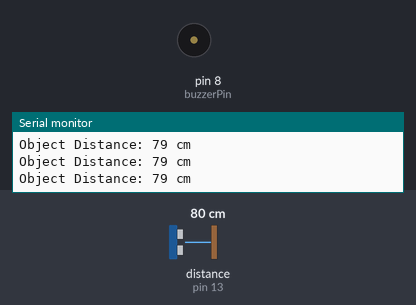
Simulated run of this sketch. Board: Arduino Uno, built with avr-gcc and run on an emulated ATmega328P. Shown: buzzer (waves = sounding, pin HIGH), the last lines printed to the serial monitor. Wiring (inferred from the names in the program): ultrasonic range finder: trigger pin 12; echo pin 13. The inputs (shaded band) are chosen by the test bench; at power-on: distance to the obstacle (sensor on pin 13) 80 cm. The echo pulse lasts 58.3 µs per cm; pins used as bus, display or sensor lines are not drawn.

Above: at 1.3 s.
1.4 s: distance to the obstacle (sensor on pin 13) set to 45 cm
4.4 s: distance to the obstacle (sensor on pin 13) set to 38 cm
At 4.79 s:
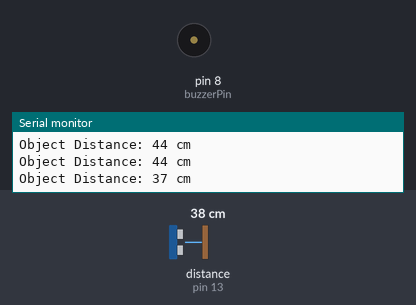
7.4 s: distance to the obstacle (sensor on pin 13) set to 120 cm
At 8.6 s:
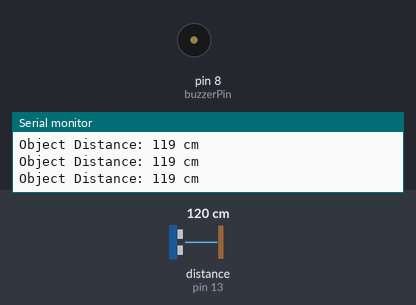
Timing chart, 0 to 10.4 s (numbered marks = the images above; inputs shaded):
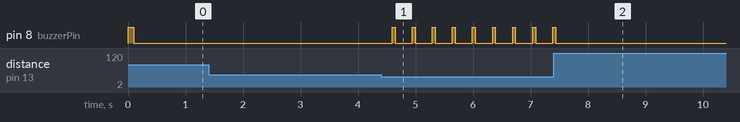

The sketch:

proximity_alarm.ino
```cpp
/**
 * Project: Ultrasonic Proximity Alarm
 * Author: Hasan Ayberk Devki
 * Description: Measures distance using HC-SR04 and triggers a buzzer
 * with variable frequency based on distance.
 */

// Pin Definitions
const int trigPin = 12;    // White cable
const int echoPin = 13;    // Yellow cable
const int buzzerPin = 8;   // Orange cable (+)

void setup() {
  // Initialize Serial communication for debugging
  Serial.begin(9600);

  // Set pin modes
  pinMode(trigPin, OUTPUT);
  pinMode(echoPin, INPUT);
  pinMode(buzzerPin, OUTPUT);

  // Startup sound indicator
  digitalWrite(buzzerPin, HIGH);
  delay(100);
  digitalWrite(buzzerPin, LOW);

  Serial.println("System Initialized...");
}

void loop() {
  long duration, distance;

  // Clear the trigPin
  digitalWrite(trigPin, LOW);
  delayMicroseconds(2);

  // Trigger the sensor by sending a 10us high pulse
  digitalWrite(trigPin, HIGH);
  delayMicroseconds(10);
  digitalWrite(trigPin, LOW);

  // Read the echoPin, returns the sound wave travel time in microseconds
  duration = pulseIn(echoPin, HIGH);

  // Calculating the distance (Speed of sound is ~343m/s or 0.0343 cm/us)
  distance = (duration / 2) / 29.1;

  // Print distance to Serial Monitor
  Serial.print("Object Distance: ");
  Serial.print(distance);
  Serial.println(" cm");

  // Alarm Logic: Trigger if object is closer than 40cm
  if (distance > 0 && distance < 40) {
    digitalWrite(buzzerPin, HIGH);
    delay(50); // Short beep
    digitalWrite(buzzerPin, LOW);

    // Dynamic delay: Beeping speeds up as the object gets closer
    int beepDelay = distance * 8;
    if(beepDelay < 20) beepDelay = 20; // Minimum delay for rapid beeping
    delay(beepDelay);
  } else {
    // Standard idle delay when no object is detected
    digitalWrite(buzzerPin, LOW);
    delay(200);
  }
}
```

Measured:
- the behaviour switches between 41 and 40 cm on distance to the obstacle (sensor on pin 13) (found by bisection; images 0 and 1)
- after the input at 4.4 s, pin 8 (buzzerPin): alternates HIGH for 0.05 s and LOW for 0.30 s, starting after 0.19 s
- after the input at 7.4 s, pin 8 (buzzerPin): goes on until 7.4 s, then stays LOW
